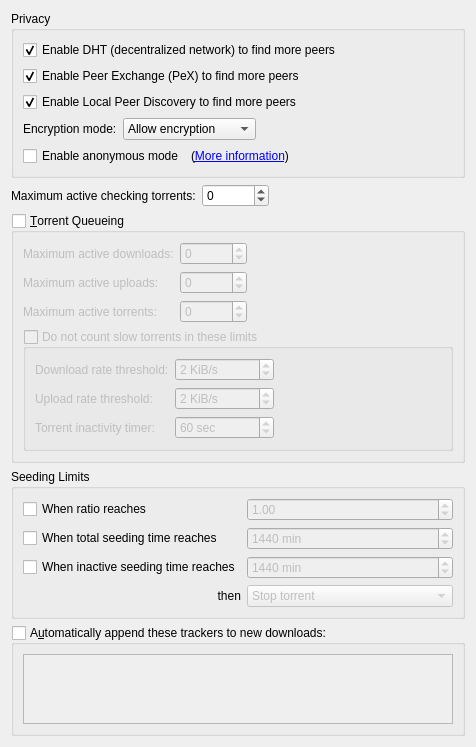
          <widget class="QWidget" name="scrollAreaWidgetContents_4">
           <property name="geometry">
            <rect>
             <x>0</x>
             <y>0</y>
             <width>413</width>
             <height>693</height>
            </rect>
           </property>
           <layout class="QVBoxLayout" name="verticalLayout_7">
            <item>
             <widget class="QGroupBox" name="AddBTFeaturesBox">
              <property name="title">
               <string>Privacy</string>
              </property>
              <layout class="QVBoxLayout" name="verticalLayout_14">
               <item>
                <widget class="QCheckBox" name="checkDHT">
                 <property name="toolTip">
                  <string>Find peers on the DHT network</string>
                 </property>
                 <property name="text">
                  <string>Enable DHT (decentralized network) to find more peers</string>
                 </property>
                 <property name="checked">
                  <bool>true</bool>
                 </property>
                </widget>
               </item>
               <item>
                <widget class="QCheckBox" name="checkPeX">
                 <property name="toolTip">
                  <string>Exchange peers with compatible Bittorrent clients (µTorrent, Vuze, ...)</string>
                 </property>
                 <property name="text">
                  <string>Enable Peer Exchange (PeX) to find more peers</string>
                 </property>
                 <property name="checked">
                  <bool>true</bool>
                 </property>
                </widget>
               </item>
               <item>
                <widget class="QCheckBox" name="checkLSD">
                 <property name="toolTip">
                  <string>Look for peers on your local network</string>
                 </property>
                 <property name="text">
                  <string>Enable Local Peer Discovery to find more peers</string>
                 </property>
                 <property name="checked">
                  <bool>true</bool>
                 </property>
                </widget>
               </item>
               <item>
                <layout class="QHBoxLayout">
                 <item>
                  <widget class="QLabel" name="lbl_encryption">
                   <property name="text">
                    <string>Encryption mode:</string>
                   </property>
                  </widget>
                 </item>
                 <item>
                  <widget class="QComboBox" name="comboEncryption">
                   <property name="toolTip">
                    <string>Allow encryption: Connect to peers regardless of setting
Require encryption: Only connect to peers with protocol encryption
Disable encryption: Only connect to peers without protocol encryption</string>
                   </property>
                   <item>
                    <property name="text">
                     <string>Allow encryption</string>
                    </property>
                   </item>
                   <item>
                    <property name="text">
                     <string>Require encryption</string>
                    </property>
                   </item>
                   <item>
                    <property name="text">
                     <string>Disable encryption</string>
                    </property>
                   </item>
                  </widget>
                 </item>
                 <item>
                  <spacer>
                   <property name="orientation">
                    <enum>Qt::Orientation::Horizontal</enum>
                   </property>
                   <property name="sizeHint" stdset="0">
                    <size>
                     <width>40</width>
                     <height>20</height>
                    </size>
                   </property>
                  </spacer>
                 </item>
                </layout>
               </item>
               <item>
                <layout class="QHBoxLayout" name="horizontalLayout_6">
                 <item>
                  <widget class="QCheckBox" name="checkAnonymousMode">
                   <property name="toolTip">
                    <string>Enable when using a proxy or a VPN connection</string>
                   </property>
                   <property name="text">
                    <string>Enable anonymous mode</string>
                   </property>
                  </widget>
                 </item>
                 <item>
                  <widget class="QLabel" name="label_anonymous">
                   <property name="text">
                    <string>(&lt;a href=&quot;https://github.com/qbittorrent/qBittorrent/wiki/Anonymous-Mode&quot;&gt;More information&lt;/a&gt;)</string>
                   </property>
                   <property name="openExternalLinks">
                    <bool>true</bool>
                   </property>
                   <property name="textInteractionFlags">
                    <set>Qt::TextInteractionFlag::LinksAccessibleByKeyboard|Qt::TextInteractionFlag::LinksAccessibleByMouse</set>
                   </property>
                  </widget>
                 </item>
                 <item>
                  <spacer name="horizontalSpacer_14">
                   <property name="orientation">
                    <enum>Qt::Orientation::Horizontal</enum>
                   </property>
                   <property name="sizeHint" stdset="0">
                    <size>
                     <width>40</width>
                     <height>20</height>
                    </size>
                   </property>
                  </spacer>
                 </item>
                </layout>
               </item>
              </layout>
             </widget>
            </item>
            <item>
             <layout class="QHBoxLayout" name="horizontalLayout_20">
              <item>
               <widget class="QLabel" name="labelMaxActiveCheckingTorrents">
                <property name="text">
                 <string>Maximum active checking torrents:</string>
                </property>
               </widget>
              </item>
              <item>
               <widget class="QSpinBox" name="spinBoxMaxActiveCheckingTorrents">
                <property name="specialValueText">
                 <string notr="true">∞</string>
                </property>
                <property name="minimum">
                 <number>-1</number>
                </property>
                <property name="maximum">
                 <number>2147483647</number>
                </property>
               </widget>
              </item>
              <item>
               <spacer name="horizontalSpacer_21">
                <property name="orientation">
                 <enum>Qt::Orientation::Horizontal</enum>
                </property>
                <property name="sizeHint" stdset="0">
                 <size>
                  <width>40</width>
                  <height>20</height>
                 </size>
                </property>
               </spacer>
              </item>
             </layout>
            </item>
            <item>
             <widget class="QGroupBox" name="checkEnableQueueing">
              <property name="title">
               <string>&amp;Torrent Queueing</string>
              </property>
              <property name="checkable">
               <bool>true</bool>
              </property>
              <property name="checked">
               <bool>false</bool>
              </property>
              <layout class="QGridLayout" name="gridLayout_2">
               <item row="0" column="0">
                <widget class="QLabel" name="label_max_active_dl">
                 <property name="text">
                  <string>Maximum active downloads:</string>
                 </property>
                </widget>
               </item>
               <item row="0" column="1">
                <widget class="QSpinBox" name="spinMaxActiveDownloads">
                 <property name="specialValueText">
                  <string>∞</string>
                 </property>
                 <property name="minimum">
                  <number>-1</number>
                 </property>
                 <property name="maximum">
                  <number>2147483647</number>
                 </property>
                </widget>
               </item>
               <item row="0" column="2">
                <spacer name="horizontalSpacer_7">
                 <property name="orientation">
                  <enum>Qt::Orientation::Horizontal</enum>
                 </property>
                 <property name="sizeHint" stdset="0">
                  <size>
                   <width>40</width>
                   <height>20</height>
                  </size>
                 </property>
                </spacer>
               </item>
               <item row="1" column="0">
                <widget class="QLabel" name="label_max_active_up">
                 <property name="text">
                  <string>Maximum active uploads:</string>
                 </property>
                </widget>
               </item>
               <item row="1" column="1">
                <widget class="QSpinBox" name="spinMaxActiveUploads">
                 <property name="specialValueText">
                  <string>∞</string>
                 </property>
                 <property name="minimum">
                  <number>-1</number>
                 </property>
                 <property name="maximum">
                  <number>2147483647</number>
                 </property>
                </widget>
               </item>
               <item row="2" column="0">
                <widget class="QLabel" name="maxActiveTorrents_lbl">
                 <property name="text">
                  <string>Maximum active torrents:</string>
                 </property>
                </widget>
               </item>
               <item row="2" column="1">
                <widget class="QSpinBox" name="spinMaxActiveTorrents">
                 <property name="specialValueText">
                  <string>∞</string>
                 </property>
                 <property name="minimum">
                  <number>-1</number>
                 </property>
                 <property name="maximum">
                  <number>2147483647</number>
                 </property>
                </widget>
               </item>
               <item row="3" column="0" colspan="3">
                <widget class="QGroupBox" name="checkIgnoreSlowTorrentsForQueueing">
                 <property name="title">
                  <string>Do not count slow torrents in these limits</string>
                 </property>
                 <property name="checkable">
                  <bool>true</bool>
                 </property>
                 <property name="checked">
                  <bool>false</bool>
                 </property>
                 <layout class="QGridLayout" name="gridLayout_13">
                  <item row="0" column="0">
                   <widget class="QLabel" name="labelDownloadRateForSlowTorrents">
                    <property name="text">
                     <string>Download rate threshold:</string>
                    </property>
                   </widget>
                  </item>
                  <item row="0" column="1">
                   <widget class="QSpinBox" name="spinDownloadRateForSlowTorrents">
                    <property name="suffix">
                     <string> KiB/s</string>
                    </property>
                    <property name="maximum">
                     <number>2000000</number>
                    </property>
                    <property name="stepType">
                     <enum>QAbstractSpinBox::StepType::AdaptiveDecimalStepType</enum>
                    </property>
                    <property name="value">
                     <number>2</number>
                    </property>
                   </widget>
                  </item>
                  <item row="0" column="2">
                   <spacer name="horizontalSpacer_9">
                    <property name="orientation">
                     <enum>Qt::Orientation::Horizontal</enum>
                    </property>
                    <property name="sizeHint" stdset="0">
                     <size>
                      <width>40</width>
                      <height>20</height>
                     </size>
                    </property>
                   </spacer>
                  </item>
                  <item row="1" column="0">
                   <widget class="QLabel" name="labelUploadRateForSlowTorrents">
                    <property name="text">
                     <string>Upload rate threshold:</string>
                    </property>
                   </widget>
                  </item>
                  <item row="1" column="1">
                   <widget class="QSpinBox" name="spinUploadRateForSlowTorrents">
                    <property name="suffix">
                     <string> KiB/s</string>
                    </property>
                    <property name="maximum">
                     <number>2000000</number>
                    </property>
                    <property name="stepType">
                     <enum>QAbstractSpinBox::StepType::AdaptiveDecimalStepType</enum>
                    </property>
                    <property name="value">
                     <number>2</number>
                    </property>
                   </widget>
                  </item>
                  <item row="2" column="0">
                   <widget class="QLabel" name="labelSlowTorrentInactivityTimer">
                    <property name="text">
                     <string>Torrent inactivity timer:</string>
                    </property>
                   </widget>
                  </item>
                  <item row="2" column="1">
                   <widget class="QSpinBox" name="spinSlowTorrentsInactivityTimer">
                    <property name="suffix">
                     <string extracomment="seconds"> sec</string>
                    </property>
                    <property name="minimum">
                     <number>1</number>
                    </property>
                    <property name="maximum">
                     <number>999999</number>
                    </property>
                    <property name="value">
                     <number>60</number>
                    </property>
                   </widget>
                  </item>
                 </layout>
                </widget>
               </item>
              </layout>
             </widget>
            </item>
            <item>
             <widget class="QGroupBox" name="seedingLimitsBox">
              <property name="title">
               <string>Seeding Limits</string>
              </property>
              <layout class="QGridLayout" name="gridLayout_15">
               <item row="0" column="0">
                <widget class="QCheckBox" name="checkMaxRatio">
                 <property name="text">
                  <string>When ratio reaches</string>
                 </property>
                </widget>
               </item>
               <item row="0" column="1">
                <widget class="QDoubleSpinBox" name="spinMaxRatio">
                 <property name="enabled">
                  <bool>false</bool>
                 </property>
                 <property name="maximum">
                  <double>9998.000000000000000</double>
                 </property>
                 <property name="singleStep">
                  <double>0.050000000000000</double>
                 </property>
                 <property name="value">
                  <double>1.000000000000000</double>
                 </property>
                </widget>
               </item>
               <item row="0" column="2">
                <spacer name="horizontalSpacer_2">
                 <property name="orientation">
                  <enum>Qt::Orientation::Horizontal</enum>
                 </property>
                 <property name="sizeHint" stdset="0">
                  <size>
                   <width>40</width>
                   <height>20</height>
                  </size>
                 </property>
                </spacer>
               </item>
               <item row="1" column="0">
                <widget class="QCheckBox" name="checkMaxSeedingMinutes">
                 <property name="text">
                  <string>When total seeding time reaches</string>
                 </property>
                </widget>
               </item>
               <item row="1" column="1">
                <widget class="QSpinBox" name="spinMaxSeedingMinutes">
                 <property name="enabled">
                  <bool>false</bool>
                 </property>
                 <property name="suffix">
                  <string extracomment="minutes"> min</string>
                 </property>
                 <property name="maximum">
                  <number>9999999</number>
                 </property>
                 <property name="value">
                  <number>1440</number>
                 </property>
                </widget>
               </item>
               <item row="2" column="0">
                <widget class="QCheckBox" name="checkMaxInactiveSeedingMinutes">
                 <property name="text">
                  <string>When inactive seeding time reaches</string>
                 </property>
                </widget>
               </item>
               <item row="2" column="1">
                <widget class="QSpinBox" name="spinMaxInactiveSeedingMinutes">
                 <property name="enabled">
                  <bool>false</bool>
                 </property>
                 <property name="suffix">
                  <string extracomment="minutes"> min</string>
                 </property>
                 <property name="maximum">
                  <number>9999999</number>
                 </property>
                 <property name="value">
                  <number>1440</number>
                 </property>
                </widget>
               </item>
               <item row="3" column="0">
                <widget class="QLabel" name="label">
                 <property name="text">
                  <string>then</string>
                 </property>
                 <property name="alignment">
                  <set>Qt::AlignmentFlag::AlignRight|Qt::AlignmentFlag::AlignTrailing|Qt::AlignmentFlag::AlignVCenter</set>
                 </property>
                </widget>
               </item>
               <item row="3" column="1">
                <widget class="QComboBox" name="comboRatioLimitAct">
                 <property name="enabled">
                  <bool>false</bool>
                 </property>
                 <item>
                  <property name="text">
                   <string>Stop torrent</string>
                  </property>
                 </item>
                 <item>
                  <property name="text">
                   <string>Remove torrent</string>
                  </property>
                 </item>
                 <item>
                  <property name="text">
                   <string>Remove torrent and its files</string>
                  </property>
                 </item>
                 <item>
                  <property name="text">
                   <string>Enable super seeding for torrent</string>
                  </property>
                 </item>
                </widget>
               </item>
              </layout>
             </widget>
            </item>
            <item>
             <widget class="QGroupBox" name="checkEnableAddTrackers">
              <property name="title">
               <string>A&amp;utomatically append these trackers to new downloads:</string>
              </property>
              <property name="checkable">
               <bool>true</bool>
              </property>
              <property name="checked">
               <bool>false</bool>
              </property>
              <layout class="QGridLayout" name="gridLayout_16">
               <item row="0" column="0">
                <widget class="QPlainTextEdit" name="textTrackers">
                 <property name="tabChangesFocus">
                  <bool>true</bool>
                 </property>
                </widget>
               </item>
              </layout>
             </widget>
            </item>
            <item>
             <spacer name="verticalSpacer_8">
              <property name="orientation">
               <enum>Qt::Orientation::Vertical</enum>
              </property>
              <property name="sizeHint" stdset="0">
               <size>
                <width>20</width>
                <height>40</height>
               </size>
              </property>
             </spacer>
            </item>
           </layout>
          </widget>
